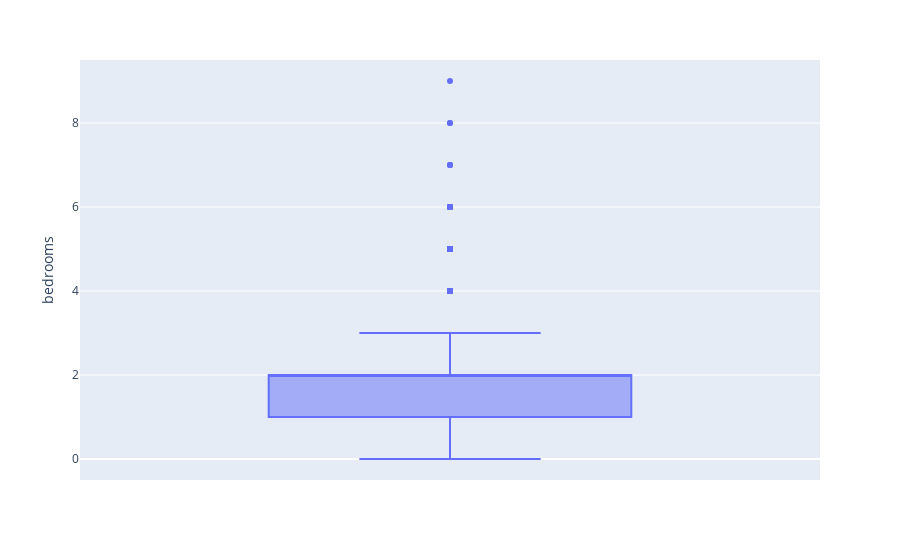

Source (notebook cell):
### Code cell
px.box(data, y = 'bedrooms')

### Figure 1 — Plotly figure (JSON) as saved in the notebook; plotly's stock layout.template omitted (floating-point values rounded to 4 significant figures; data arrays with more than 128 entries replaced by an {"elided": "..."} marker saying what was removed)
{"data": [{"alignmentgroup": "True", "hovertemplate": "bedrooms=%{y}<extra></extra>", "legendgroup": "", "marker": {"color": "#636efa"}, "name": "", "notched": false, "offsetgroup": "", "orientation": "v", "showlegend": false, "type": "box", "x0": " ", "xaxis": "x", "y": {"elided": "10000 int values"}, "y0": " ", "yaxis": "y"}], "layout": {"boxmode": "group", "legend": {"tracegroupgap": 0}, "margin": {"t": 60}, "xaxis": {"anchor": "y", "domain": [0, 1]}, "yaxis": {"anchor": "x", "domain": [0, 1], "title": {"text": "bedrooms"}}}}
